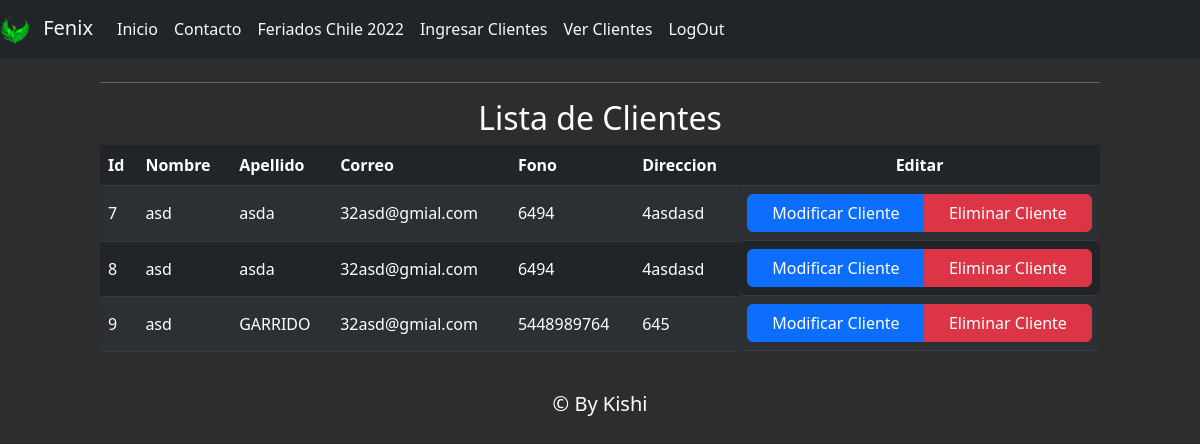
The page /mostrarCli/ (signed in) on the database its author committed.
### core/models.py (models this page shows, shortened)
class Cliente (models.Model):
    idCli=models.AutoField(primary_key=True, verbose_name="Id cliente")
    nomCli=models.CharField(max_length=50,verbose_name="Nombre")
    apeCli=models.CharField(max_length=50,verbose_name="Apellido")
    correoCli=models.EmailField(max_length=60,verbose_name="Correo electronico")
    fonoCli=models.IntegerField(verbose_name="Telefono")
    direccionCli=models.CharField(max_length=100,verbose_name="Direccion")

### core/views.py (the view)
# urls.py: path('mostrarCli/',mostrarCli,name="mostrarCli"),
def mostrarCli(request):
    clientes = Cliente.objects.all()      #similar al comando select
    datos = {
        'clientes' : clientes
    }
    return render (request, 'mostrarCli.html', datos)

### core/templates/mostrarCli.html (shortened to what this page needs)
{% extends 'plantilla_base.html' %}
{% load static %}
{% block content %}
{% if user.is_authenticated %}
<div class="row col-10 mx-auto" >
<hr>
<h2 class="text-center" >Lista de Clientes</h2>
<br>
<table class="table table-dark  table-striped table-hover align-middle">
    <thead>
        <th>Id</th>
        <th>Nombre</th>
        <th>Apellido</th>
        <th>Correo</th>
        <th>Fono</th>
        <th>Direccion</th>
        <th class="text-center" >Editar</th>
    </thead>
    <tbody>
        {% for cli in clientes %}
            <tr>
                <td>{{cli.idCli}}</td>
                <td>{{cli.nomCli}}</td>
                <td>{{cli.apeCli}}</td>
                <td>{{cli.correoCli}}</td>
                <td>{{cli.fonoCli}}</td>
                <td>{{cli.direccionCli}}</td>
                <div>
                <td class="btn-group col-12"><a href="{% url 'modiCli' cli.idCli %}" class="btn btn-primary">Modificar Cliente</a><a href="{% url 'delCli' cli.idCli %}" class="btn btn-danger">Eliminar Cliente </a></td>
                </div>
            </tr>
        {% endfor %}
    </tbody>
</table>
{% else %}
<br>
<br>
<br>
<h1 class="text-center" >Usted no tiene acceso a esta funcion...</h1>
{% endif %}
</div>
{% endblock %}

### core/templates/plantilla_base.html (shortened to what this page needs)
<!DOCTYPE html>
<html lang="en">
<head>
    {% load static %}
    <link href="https://cdn.jsdelivr.net/npm/bootstrap@5.2.0/dist/css/bootstrap.min.css" rel="stylesheet">    <link rel="stylesheet" href="{% static 'css/styles.css' %}">
    <link rel="stylesheet" href="{% static 'css/styles.css' %}">
  </head>
  <body  style="background-color: rgb(46, 45, 45); color: white;">
      <div class="row ">
        <nav class="navbar navbar-dark  navbar-expand-lg bg-dark">
          <div class="container-fluid">
            <a class="navbar-brand text-light" href="#"><img class="logotipo" style="width:30px; height:30px; border-radius:100% ; margin-right:8px" src="{% static 'img/logo.png'%}" alt=""> Fenix</a>
            <div class="collapse navbar-collapse" id="navbarSupportedContent">
              <ul class="navbar-nav me-auto mb-2 mb-lg-0">
                <li class="nav-item">
                  <a class="nav-link active text-light" aria-current="page" href="{% url 'index'%}">Inicio</a>
                </li>
                <li class="nav-item ">
                  <a class="nav-link text-light" href="{% url 'crearContacto' %}"> Contacto </a>
                </li>
                <li class="nav-item ">
                  <a class="nav-link text-light" href="{% url 'feriados' %}"> Feriados Chile 2022</a>
                </li>
                {% if user.is_authenticated  %}
                <li class="nav-item">
                  <a class="nav-link text-light" href="{% url 'crearCliente' %}">Ingresar Clientes</a>
                </li>
                <li class="nav-item">
                  <a class="nav-link text-light" href="{% url 'mostrarCli' %}">Ver Clientes</a>
                </li>
                <li class="nav-item ">
                  <a class="nav-link text-light" href="{% url 'logout' %}"> LogOut </a>
                </li>
                {% else %}
                <li class="nav-item ">
                  <a class="nav-link text-light" href="{% url 'login' %}"> LogIn </a>
                </li>
                {% endif %}
              </ul>
            </div>
          </div>
        </nav>
      </div>
      <br>
      {% block content %}{% endblock %}
    </body>
    <footer class="">
      <br>
      <div class="row">
        <center>
        <h5 class="">&copy; By Kishi</h5>
      </center>
      </div>
    </footer>
    </html>

### rows shown on the page
Cliente: idCli "7", nomCli "asd", apeCli "asda", correoCli "32asd@gmial.com", fonoCli "6494", direccionCli "4asdasd"
Cliente: idCli "8", nomCli "asd", apeCli "asda", correoCli "32asd@gmial.com", fonoCli "6494", direccionCli "4asdasd"
Cliente: idCli "9", nomCli "asd", apeCli "GARRIDO", correoCli "32asd@gmial.com", fonoCli "5448989764", direccionCli "645"
